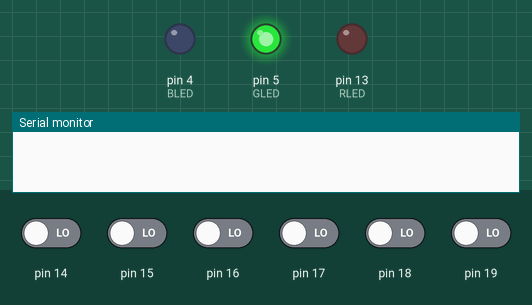
Recording of a sketch running on a simulated Arduino Uno, built with avr-gcc and run on an emulated ATmega328P. Parts: output pins drawn as LEDs (lit = HIGH), the last lines printed to the serial monitor. The test bench sets the inputs (shaded band); at power-on: pin 14–19 LOW.

Above: at 0.7 s.
At 1.3 s:
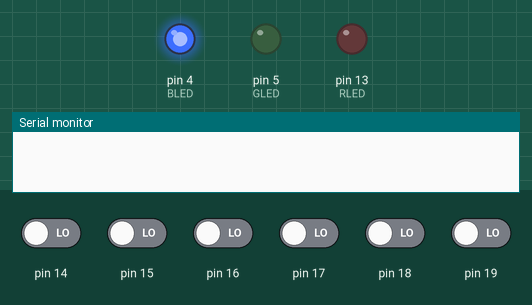
At 2.1 s:
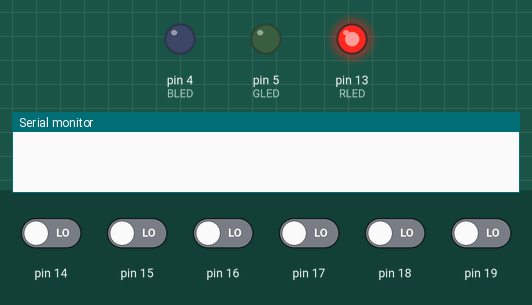
At 4.1 s:
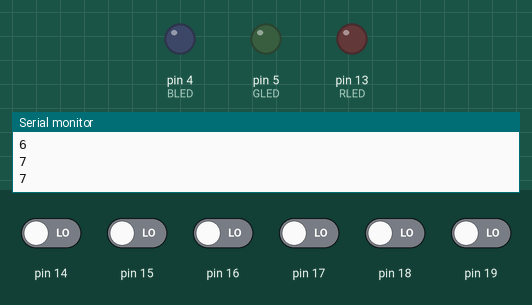
Timing chart, 0 to 5.6 s (numbered marks = the images above):
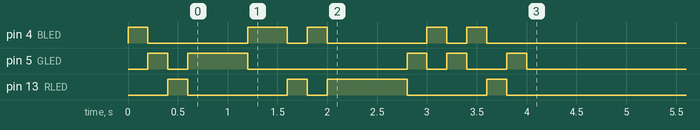

The sketch:

Lab1Prob4.ino
```cpp
//pin numbers for HAL
#define RLED 13
#define GLED 5
#define BLED 4
#define wait 200

//register addresses for direct bitwise
volatile unsigned int *portDout_addr = 0x80002B;
volatile unsigned int *portBout_addr = 0x800025;

// initialize random array of R,G,B
char arr[] = {'R','G','B','G','G','G','R','R','B','R','B','B','B','B','G','R','G','R','B','G'};

//LED flash function using HAL functions
void flashLED(char color) {
  switch(color) {
    case 'R':
      digitalWrite(RLED,HIGH);
      delay(wait);
      digitalWrite(RLED,LOW);
      break;
    case 'G':
      digitalWrite(GLED,HIGH);
      delay(wait);
      digitalWrite(GLED,LOW);
      break;
    case 'B':
      digitalWrite(BLED,HIGH);
      delay(wait);
      digitalWrite(BLED,LOW);
      break;
    default:
      break;
  }
}


//LED flash function using bitwise operations in register memory addresses
void regFlashLED(char color) {
  switch(color) {
    case 'R':
      //red LED @ PD4
      *portDout_addr |= 0x10; // 0b00010000 (bit 4)
      delay(wait);
      *portDout_addr &= ~0x10;
    break;
    case 'G':
      //green LED @ PD5
      *portDout_addr |= 0x20; // 0b00100000 (bit 5)
      delay(wait);
      *portDout_addr &= ~0x20;
    break;
    case 'B':
      //blue LED @ PB5
      *portBout_addr |= 0x20; // 0b00100000 (bit 5)
      delay(wait);
      *portBout_addr &= ~0x20;
    break;
    default:
    break;
  }
}

void setup() {
  pinMode(RLED, OUTPUT);
  pinMode(GLED, OUTPUT);
  pinMode(BLED, OUTPUT);

  Serial.begin(9600);
  //define array pointer
  char* pArr = arr;

  //define rgb counts
  int rCount = 0;
  int gCount = 0;
  int bCount = 0;

  //iterate through array
  for(int i = 0; i < 20; i++) {

    //grabs letter at each index
    char currentLetter = *(pArr + i);

    //increments rgb counts (eventually turns on respective LED)
    if(currentLetter == 'R') {
      rCount++;
    }
    else if(currentLetter == 'G') {
      gCount++;
    }
    else if(currentLetter == 'B') {
      bCount++;
    } else {}
    regFlashLED(currentLetter);
  }

  Serial.println(rCount); //Should be 6
  Serial.println(gCount); //Should be 7
  Serial.println(bCount); //Should be 7

}

void loop() {}
```
